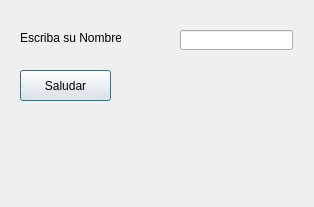
<?xml version="1.0" encoding="UTF-8"?>
<ui version="4.0">
 <class>Dialog</class>
 <widget class="QDialog" name="Dialog">
  <property name="geometry">
   <rect>
    <x>0</x>
    <y>0</y>
    <width>314</width>
    <height>207</height>
   </rect>
  </property>
  <property name="windowTitle">
   <string>Saludo Usuario</string>
  </property>
  <widget class="QLabel" name="lbl_EscribaNombre">
   <property name="geometry">
    <rect>
     <x>20</x>
     <y>30</y>
     <width>101</width>
     <height>16</height>
    </rect>
   </property>
   <property name="text">
    <string>Escriba su Nombre:</string>
   </property>
  </widget>
  <widget class="QLineEdit" name="ln_CuadroTextoInput">
   <property name="geometry">
    <rect>
     <x>180</x>
     <y>30</y>
     <width>113</width>
     <height>20</height>
    </rect>
   </property>
  </widget>
  <widget class="QPushButton" name="pb_BotonEjecucion">
   <property name="geometry">
    <rect>
     <x>20</x>
     <y>70</y>
     <width>91</width>
     <height>31</height>
    </rect>
   </property>
   <property name="text">
    <string>Saludar</string>
   </property>
  </widget>
  <widget class="QLabel" name="lbl_TextoMostrar">
   <property name="geometry">
    <rect>
     <x>20</x>
     <y>120</y>
     <width>121</width>
     <height>51</height>
    </rect>
   </property>
   <property name="text">
    <string/>
   </property>
  </widget>
 </widget>
 <resources/>
 <connections/>
</ui>
